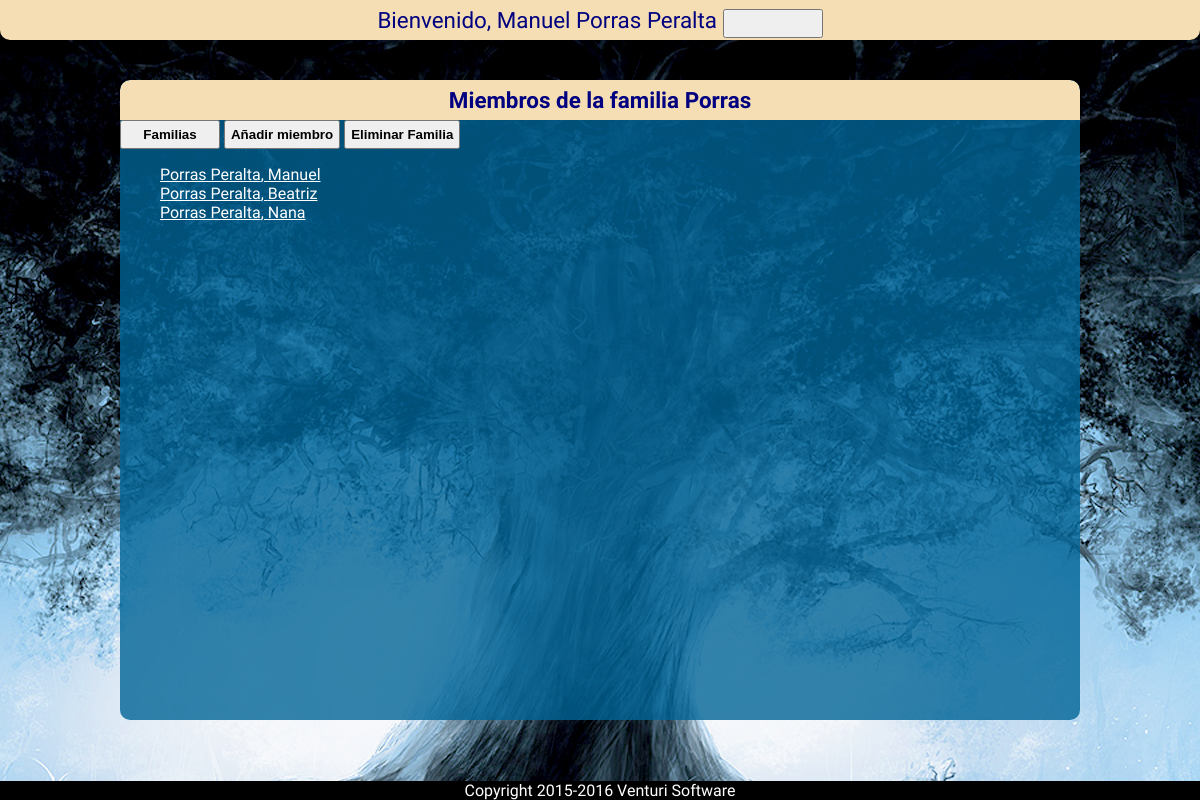
Screenshot of /family/1/ (signed in) with the database file from the repository.
### family/models.py (models this page shows, shortened)
class Family(models.Model):
	family_name = models.CharField('Apellido familiar',max_length=100) #Apellido familiar
	family_count = models.IntegerField('Número de miembros',default=0) #Número de componentes de la familia
	family_id = models.CharField(max_length=24) #Id personal de la familia

class Member(models.Model):
	member_family_id = models.ForeignKey(Family,verbose_name='ID Familia') #Clave ajena que une al miembro de la familia con su familia
	member_name = models.CharField(verbose_name='Nombre',max_length=100) #Nombre del miembro de la familia
	member_surname = models.CharField(verbose_name='Apellidos',max_length=100) #Apellido o Apellidos del miembro de la familia
	member_sex = models.CharField(verbose_name='Sexo',choices=(('Hombre','Hombre'),('Mujer','Mujer'),('No especificado','No especificado')),max_length=20) #Sexo del miembro de la familia
	member_birth = models.DateField('Fecha de nacimiento',help_text='Fecha en este formato <em>YYYY-MM-DD</em>') #Fecha de nacimiento
	member_rip = models.DateField('Fecha de fallecimiento',null=True,blank=True) #Fecha de defunción
	member_profile_image = models.ImageField('Foto de perfil',null=True,blank=True) #Imagen de perfil del miembro de la familia
	member_partner_id = models.IntegerField(default=0,null=True,blank=True,verbose_name='ID Pareja') #ID del cónyuge que sirve de enlace a una nueva familia
	member_email = models.EmailField('E-Mail',null=True,blank=True) #Correo electrónico de contacto

### family/views.py (the view)
# urls.py: url(r'^(?P<req_id>[0-9])+/$', login_required(views.reqFamily), name='family'),
def reqFamily(request, req_id):
	family = get_object_or_404(Family, pk=req_id)
	members = Member.objects.filter(member_family_id=req_id)
	context = {'family':family,'members':members}
	return render(request, 'family/viewFamily.html',context)

### family/templates/family/viewFamily.html (shortened to what this page needs)
{% extends "base.html" %}
{% block content %}
<div class="cabecera_seccion">
	<h1 class="titulo_seccion">Miembros de la familia {{ family.family_name }}</h1>
	<input type="button" onclick="location.href='{% url 'family:family' %}'" value="Familias"/>
	<input onclick="location.href='{% url 'family:add_member' family.id %}'" type="submit" value="Añadir miembro"/>
	<input type="button" onclick="location.href='{% url 'family:delete_family' family.id %}'" value="Eliminar Familia"/>
	{% if members %}
		<ul>
		{% for famMember in members %}
			<li><a href="{% url 'family:member' famMember.id %}">{{ famMember.member_surname }}, {{ famMember.member_name }}</a></li>
		{% endfor %}
		</ul>
	{% else %}
		<p>No hay ningún miembro registrado o dado de alta.</p>
	{% endif %}
</div>
{% endblock %}

### family/templates/base.html (shortened to what this page needs)
{% load staticfiles %}
<head>
	<link rel="stylesheet" type="text/css" href="{% static 'family/style.css' %}" />
</head>
<body>
	<div class="titulo_principal">{% block section_title %}
		Bienvenido, {{ request.user.first_name.title }} {{ request.user.last_name.title }}{% endblock %}
		<input id="logout_button" type="submit" value="" onclick="location.href='{% url 'logout' %}'"/>
	</div>
	<div class="cuerpo_seccion">
		{% block content %}{% endblock %}
	</div>
{% block footer %}<div class="footer">Copyright 2015-2016 Venturi Software</div>{% endblock %}
</body>

### family/static/family/style.css (style rules this page uses)
body { background-color: wheat; color: white; text-align: justify; font-family: Cantarell; width: 100%; margin: 0; background-image: url('./images/tree-sun.jpg'); background-position: top center; background-attachment: fixed; z-index: 0; }
input[type="button"],input[type="submit"],button { padding: 5px; width: auto; min-width: 100px; font-weight: bold; }
ul { list-style-type: none; }
a { width: auto; color: white; }
a:visited, a:before { color: white; }
.footer { display: block; position: fixed; width: 100%; bottom: 0; text-align: center; background-color: black; z-index: 1000; }
.titulo_principal { background-color: wheat; line-height: 40px; width: 100%; color: navy; left: 0; top: 0; margin: 0; padding: 0; text-align: center; font-size: 140%; border-radius: 0px 0px 10px 10px; -moz-border-radius: 0px 0px 10px 10px; -webkit-border-radius: 0px 0px 10px 10px; border: 0px; border-collapse: collapse; z-index: 500; }
#logout_button,#logout_button:focus,#logout_button::-moz-focus-inner { min-width: 40px; height: auto; position: absolute; right: 0; background-image: url('images/logout.png'); background-position: center center; background-size: contain; background-repeat: no-repeat; border: 0; background-color: wheat; outline: none; }
.titulo_seccion { background-color: wheat; line-height: 40px; width: 100%; color: navy; left: 0; top: 0; margin: 0; padding: 0; text-align: center; font-size: 140%; border-radius: 10px 10px 0px 0px; -moz-border-radius: 10px 10px 0px 0px; -webkit-border-radius: 10px 10px 0px 0px; border: 0px; border-collapse: collapse; z-index: 500; }
.cuerpo_seccion { display: block; position: fixed; top: 10%; bottom: 10%; left: 0; right: 0; background-color: rgba(0,100,150,0.8); width: 80%; height: auto; min-width: 400px; margin: auto; padding-bottom: 0.1px; border-radius: 10px 10px 10px 10px; -moz-border-radius: 10px 10px 10px 10px; -webkit-border-radius: 10px 10px 10px 10px; border: 0px; border-collapse: collapse; z-index: 500; overflow-y: auto; }

### rows the page displays
Family: family_name "Porras", id "Añadir miembro", id "Eliminar Familia"
Member: member_surname "Porras Peralta", member_name "Manuel"
Member: member_surname "Porras Peralta", member_name "Beatriz"
Member: member_surname "Porras Peralta", member_name "Nana"

### other values shown
{{ request.user.first_name.title }} "Manuel"
{{ request.user.last_name.title }} "Porras Peralta"
